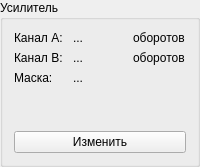
        <widget class="QGroupBox" name="groupBox_5">
         <property name="title">
          <string>Усилитель</string>
         </property>
         <layout class="QGridLayout" name="gridLayout_4">
          <item row="2" column="1">
           <widget class="QLabel" name="amp_mask_label">
            <property name="text">
             <string>...</string>
            </property>
           </widget>
          </item>
          <item row="3" column="1">
           <spacer name="verticalSpacer">
            <property name="orientation">
             <enum>Qt::Vertical</enum>
            </property>
            <property name="sizeHint" stdset="0">
             <size>
              <width>20</width>
              <height>40</height>
             </size>
            </property>
           </spacer>
          </item>
          <item row="1" column="2">
           <widget class="QLabel" name="label_10">
            <property name="text">
             <string>оборотов</string>
            </property>
           </widget>
          </item>
          <item row="1" column="0">
           <widget class="QLabel" name="label_6">
            <property name="sizePolicy">
             <sizepolicy hsizetype="Preferred" vsizetype="Preferred">
              <horstretch>0</horstretch>
              <verstretch>0</verstretch>
             </sizepolicy>
            </property>
            <property name="text">
             <string>Канал B:</string>
            </property>
           </widget>
          </item>
          <item row="0" column="2">
           <widget class="QLabel" name="label_9">
            <property name="text">
             <string>оборотов</string>
            </property>
           </widget>
          </item>
          <item row="0" column="1">
           <widget class="QLabel" name="amp_gainA_label">
            <property name="text">
             <string>...</string>
            </property>
           </widget>
          </item>
          <item row="2" column="0">
           <widget class="QLabel" name="label_4">
            <property name="text">
             <string>Маска:</string>
            </property>
           </widget>
          </item>
          <item row="1" column="1">
           <widget class="QLabel" name="amp_gainB_label">
            <property name="text">
             <string>...</string>
            </property>
           </widget>
          </item>
          <item row="0" column="0">
           <widget class="QLabel" name="label_5">
            <property name="text">
             <string>Канал A:</string>
            </property>
           </widget>
          </item>
          <item row="4" column="0" colspan="3">
           <widget class="QPushButton" name="changeAmp_pushButton">
            <property name="sizePolicy">
             <sizepolicy hsizetype="Minimum" vsizetype="Preferred">
              <horstretch>0</horstretch>
              <verstretch>0</verstretch>
             </sizepolicy>
            </property>
            <property name="text">
             <string>Изменить</string>
            </property>
           </widget>
          </item>
         </layout>
        </widget>
